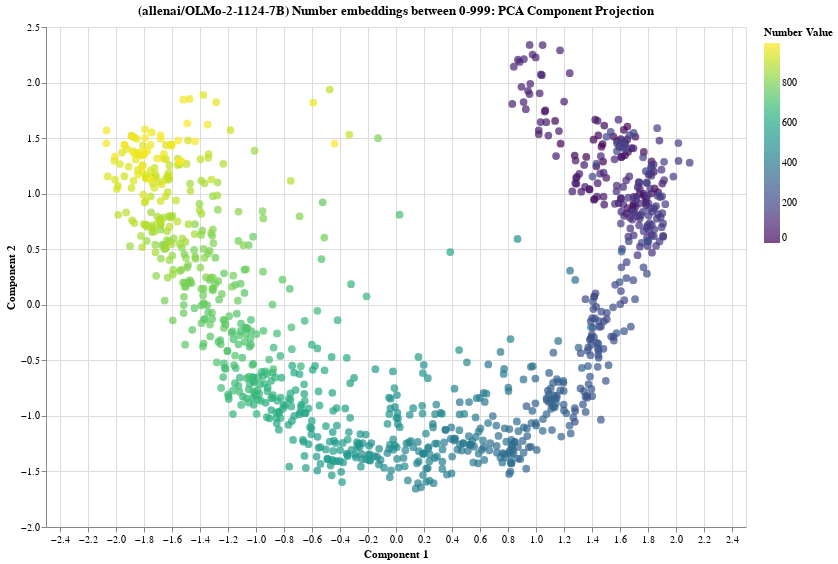

This figure's notebook cell:
### Code cell
plots['projection']

### Figure 1 — Vega-Lite specification as saved in the notebook (floating-point values rounded to 4 significant figures; data arrays with more than 128 entries replaced by an {"elided": "..."} marker saying what was removed)
{"config": {"view": {"continuousWidth": 300, "continuousHeight": 300}}, "data": {"name": "data-e827fa6d3d2fe57edbef01994278e4b5"}, "mark": {"type": "circle", "size": 60}, "encoding": {"color": {"field": "Number", "scale": {"scheme": "viridis"}, "title": "Number Value", "type": "quantitative"}, "tooltip": [{"field": "Number", "type": "quantitative"}, {"field": "Component1", "type": "quantitative"}, {"field": "Component2", "type": "quantitative"}], "x": {"field": "Component1", "title": "Component 1", "type": "quantitative"}, "y": {"field": "Component2", "title": "Component 2", "type": "quantitative"}}, "height": 500, "params": [{"name": "param_49", "select": {"type": "interval", "encodings": ["x", "y"]}, "bind": "scales"}], "title": "(allenai/OLMo-2-1124-7B) Number embeddings between 0-999: PCA Component Projection", "width": 700, "$schema": "https://vega.github.io/schema/vega-lite/v5.20.1.json", "datasets": {"data-e827fa6d3d2fe57edbef01994278e4b5": {"elided": "1000 records"}}}
